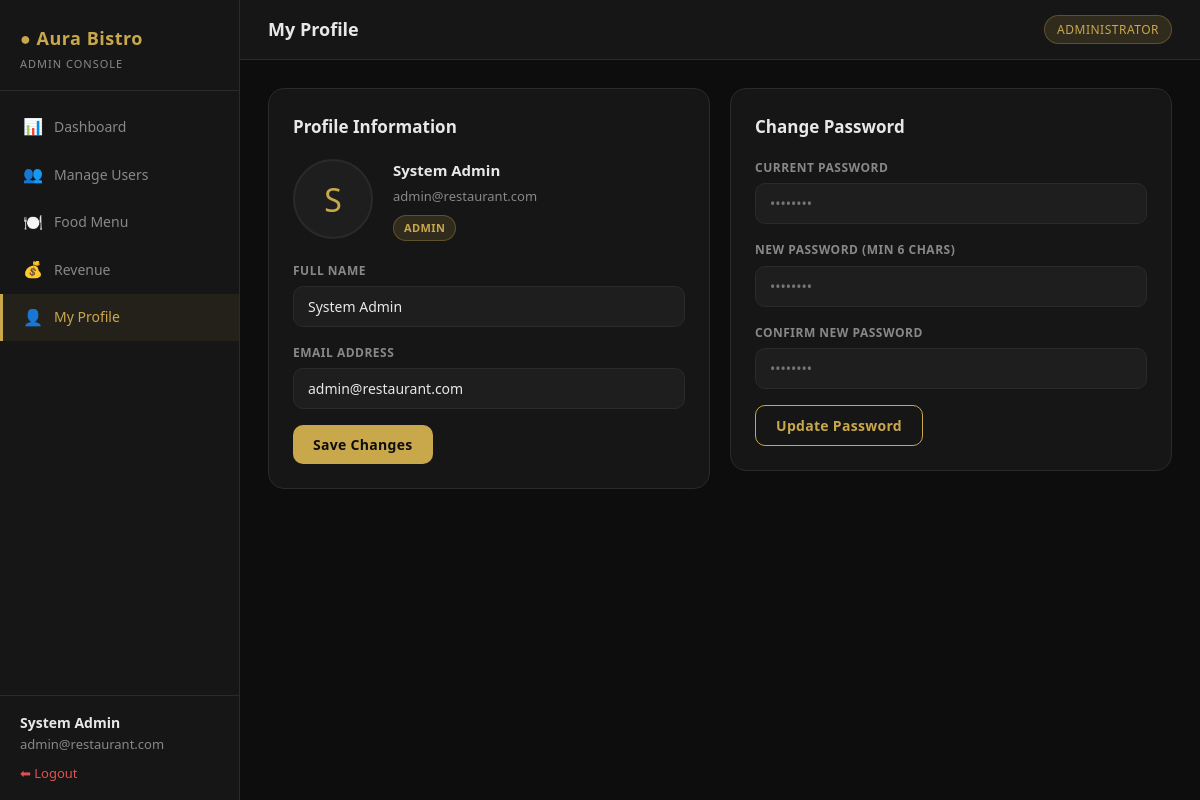
Screenshot of /admin/profile.php (signed in) with the database file from the repository.
### tables this page shows
CREATE TABLE users (
    id          INT AUTO_INCREMENT PRIMARY KEY,
    name        VARCHAR(100)  NOT NULL,
    email       VARCHAR(150)  UNIQUE NOT NULL,
    password    VARCHAR(255)  NOT NULL,
    role        ENUM('admin','manager','customer','kitchen') NOT NULL DEFAULT 'customer',
    status      ENUM('active','inactive') NOT NULL DEFAULT 'active',
    profile_pic VARCHAR(255)  DEFAULT NULL,
    created_at  TIMESTAMP DEFAULT CURRENT_TIMESTAMP
);

### includes/profile_form.php (the view, shortened to what this page needs)
<?php
$uid     = (int)$_SESSION['user']['id'];
$stmt = $conn->prepare("SELECT id, name, email, role, profile_pic FROM users WHERE id=? LIMIT 1");
$stmt->bind_param("i", $uid);
$stmt->execute();
$user = $stmt->get_result()->fetch_assoc();
?>
<div class="grid-2" style="align-items:flex-start">
    <div class="card">
        <h2>Profile Information</h2>
        <div class="avatar-upload mb-20">
            <div class="avatar-circle">
                <?php if (!empty($user['profile_pic']) && file_exists(__DIR__ . '/../uploads/' . $user['profile_pic'])): ?>
                    <img src="../uploads/<?= htmlspecialchars($user['profile_pic']) ?>" alt="Avatar">
                <?php else: ?>
                    <?= strtoupper(mb_substr($user['name'], 0, 1)) ?>
                <?php endif; ?>
            </div>
            <div>
                <strong><?= htmlspecialchars($user['name']) ?></strong>
                <div style="color:var(--muted);font-size:13px;margin-top:4px"><?= htmlspecialchars($user['email']) ?></div>
                <span class="badge badge-<?= $user['role'] ?>" style="margin-top:8px;display:inline-block"><?= ucfirst($user['role']) ?></span>
            </div>
        </div>
        <form method="POST">
            <div class="form-group">
                <label>Full Name</label>
                <input type="text" name="name" value="<?= htmlspecialchars($user['name']) ?>" required>
            </div>
            <div class="form-group">
                <label>Email Address</label>
                <input type="email" name="email" value="<?= htmlspecialchars($user['email']) ?>" required>
            </div>
            <button class="btn">Save Changes</button>
        </form>
    </div>
    <div class="card">
        <h2>Change Password</h2>
        <form method="POST">
            <div class="form-group">
                <label>Current Password</label>
                <input type="password" name="current_password" placeholder="••••••••" required>
            </div>
            <div class="form-group">
                <label>New Password <span style="color:var(--muted)">(min 6 chars)</span></label>
                <input type="password" name="new_password" placeholder="••••••••" required>
            </div>
            <div class="form-group">
                <label>Confirm New Password</label>
                <input type="password" name="confirm_password" placeholder="••••••••" required>
            </div>
            <button class="btn btn-outline">Update Password</button>
        </form>
    </div>
</div>

### assets/css/style.css (style rules this page uses)
:root { --bg: #0d0d0d; --bg2: #161616; --bg3: #1e1e1e; --border: #2a2a2a; --gold: #c9a84c; --gold-lt: #e0c070; --text: #e8e8e8; --muted: #888; --danger: #e05252; --success: #4caf7d; --warning: #e0a84c; --info: #4c8fe0; --radius: 10px; --radius-lg: 16px; --shadow: 0 4px 24px rgba(0,0,0,.45); }
* { box-sizing: border-box; margin: 0; padding: 0; }
html { scroll-behavior: smooth; }
body { font-family: 'Segoe UI', Arial, sans-serif; background: var(--bg); color: var(--text); min-height: 100vh; font-size: 15px; line-height: 1.6; }
.card { background: var(--bg2); border: 1px solid var(--border); border-radius: var(--radius-lg); padding: 24px; }
.card h2 { font-size: 17px; font-weight: 600; margin-bottom: 18px; color: var(--text); }
.grid-2 { display: grid; grid-template-columns: repeat(auto-fit, minmax(280px, 1fr)); gap: 20px; }
label { display: block; font-size: 12px; color: var(--muted); text-transform: uppercase; letter-spacing: .5px; margin-bottom: 6px; font-weight: 600; }
input, select, textarea { width: 100%; background: var(--bg3); border: 1px solid var(--border); color: var(--text); padding: 10px 14px; border-radius: var(--radius); font-size: 14px; transition: border-color .2s; margin-bottom: 16px; font-family: inherit; }
.form-group { margin-bottom: 16px; }
.form-group input, .form-group select, .form-group textarea { margin-bottom: 0; }
.btn { display: inline-flex; align-items: center; gap: 6px; background: var(--gold); color: #0d0d0d; border: none; padding: 10px 20px; border-radius: var(--radius); font-size: 14px; font-weight: 600; cursor: pointer; transition: all .2s; text-decoration: none; font-family: inherit; letter-spacing: .3px; }
.btn-outline { background: transparent; color: var(--gold); border: 1px solid var(--gold); }
.badge { display: inline-block; padding: 3px 10px; border-radius: 20px; font-size: 11px; font-weight: 600; text-transform: uppercase; letter-spacing: .4px; }
.badge-admin { background: rgba(201,168,76,.15); color: var(--gold); border: 1px solid rgba(201,168,76,.3); }
.mb-20 { margin-bottom: 20px; }
.avatar-upload { display: flex; align-items: center; gap: 20px; margin-bottom: 20px; }
.avatar-circle { width: 80px; height: 80px; border-radius: 50%; background: var(--bg3); border: 2px solid var(--border); display: flex; align-items: center; justify-content: center; font-size: 32px; color: var(--gold); overflow: hidden; flex-shrink: 0; }

### rows the page displays
users: name "S", name "System Admin", email "admin@restaurant.com", role "ADMIN"

### other values shown
$_SESSION['user']['name'] "System Admin"
$_SESSION['user']['email'] "admin@restaurant.com"
